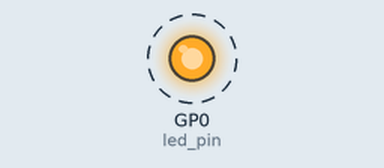
Bench run of a program on a simulated Raspberry Pi Pico running MicroPython. On the bench: output pins drawn as LEDs (lit = HIGH). Dashed ring = blinking.

Above: at 0.2 s.
Timing chart, 0 to 3.0 s (numbered marks = the images above):
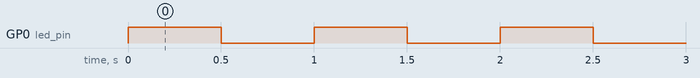

The program:

ProjectOne.py
```python
# MicroPython code to blink an LED connected to GPIO pin 0 (GP0) on Raspberry Pi Pico

import machine
import utime

led_pin = machine.Pin(0, machine.Pin.OUT)  # Define GP0 as an output pin

while True:
    led_pin.toggle()  # Toggle the state of the LED
    utime.sleep_ms(500)  # Wait for 500 milliseconds (0.5 seconds)
```

Measured:
- by itself, GP0 (led_pin): alternates HIGH for 0.50 s and LOW for 0.50 s
